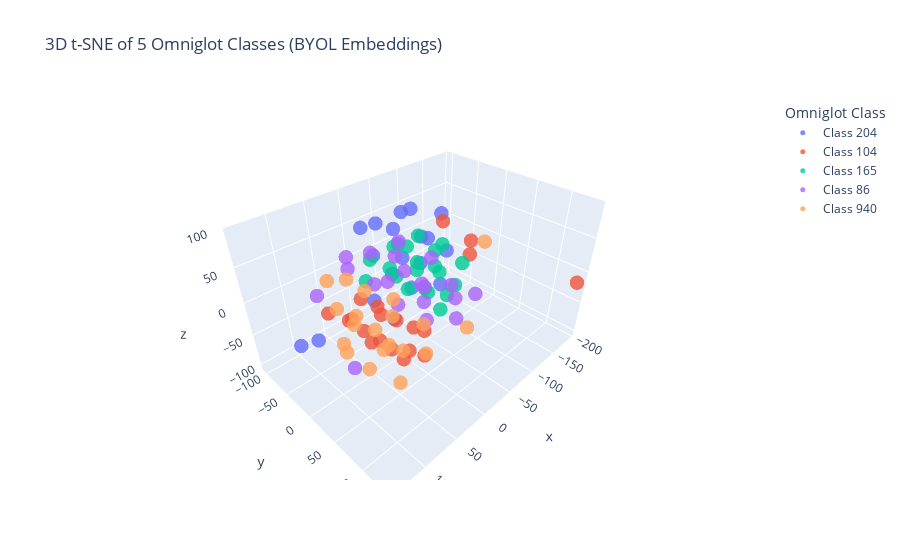

Notebook code cell kept with this figure:
### Code cell
import plotly.express as px
import pandas as pd

# Create a dataframe for easier plotting
df = pd.DataFrame({
    'x': X_3d[:, 0],
    'y': X_3d[:, 1],
    'z': X_3d[:, 2],
    'class': y
})

# Filter only selected class labels (5 classes)
df = df[df['class'].isin(selected_classes)]

# Map original class labels to consistent string labels
label_map = {label: f"Class {label}" for label in selected_classes}
df['class'] = df['class'].map(label_map)

# Create interactive 3D scatter plot
fig = px.scatter_3d(df, x='x', y='y', z='z',
                    color='class',
                    title="3D t-SNE of 5 Omniglot Classes (BYOL Embeddings)",
                    labels={"class": "Omniglot Class"},
                    opacity=0.8)

fig.update_traces(marker=dict(size=5))
fig.show()

### Figure 1 — Plotly figure (JSON) as saved in the notebook; plotly's stock layout.template omitted (floating-point values rounded to 4 significant figures)
{"data": [{"hovertemplate": "Omniglot Class=Class 204<br>x=%{x}<br>y=%{y}<br>z=%{z}<extra></extra>", "legendgroup": "Class 204", "marker": {"color": "#636efa", "opacity": 0.8, "size": 5, "symbol": "circle"}, "mode": "markers", "name": "Class 204", "scene": "scene", "showlegend": true, "type": "scatter3d", "x": [-24.54, -24.31, -41.36, -9.257, -10.83, -58.63, -20.0, -61.31, -47.47, -38.11, -35.71, -2.677, -5.169, 102.1, -44.14, 139.3, -27.37, -21.14, -79.06, -72.09], "y": [-21.67, -42.54, 6.662, -52.05, -86.19, -41.64, -23.7, -25.05, 23.5, -37.12, -0.4811, -52.97, -20.14, -35.8, -60.06, -5.939, -8.799, -81.5, -6.811, 10.16], "z": [90.0, -83.5, 59.48, 69.58, 50.38, 76.21, 47.68, 41.76, -2.601, 14.54, 23.66, 26.09, 12.3, -41.03, 46.07, -7.012, -14.13, -70.11, 74.79, 31.08]}, {"hovertemplate": "Omniglot Class=Class 104<br>x=%{x}<br>y=%{y}<br>z=%{z}<extra></extra>", "legendgroup": "Class 104", "marker": {"color": "#EF553B", "opacity": 0.8, "size": 5, "symbol": "circle"}, "mode": "markers", "name": "Class 104", "scene": "scene", "showlegend": true, "type": "scatter3d", "x": [-60.65, -2.908, 29.48, 46.36, 37.39, 23.54, -36.79, -41.98, 27.7, 26.96, 33.36, -8.501, -5.379, -16.72, 6.395, 42.92, 60.93, 9.171, 65.44, -191.9], "y": [57.37, 39.74, -9.85, 12.58, -64.61, 6.06, 35.05, 72.53, -45.78, -31.73, 39.91, 4.884, 36.69, 5.322, -33.17, -24.19, -21.42, 0.9706, -67.27, 136.4], "z": [50.04, -85.5, -15.1, -45.94, -63.98, -79.36, 93.82, 81.76, -23.05, -89.42, -67.33, -103.6, -46.78, -66.77, -53.7, -54.68, -23.41, -42.13, -37.58, -15.61]}, {"hovertemplate": "Omniglot Class=Class 165<br>x=%{x}<br>y=%{y}<br>z=%{z}<extra></extra>", "legendgroup": "Class 165", "marker": {"color": "#00cc96", "opacity": 0.8, "size": 5, "symbol": "circle"}, "mode": "markers", "name": "Class 165", "scene": "scene", "showlegend": true, "type": "scatter3d", "x": [-89.0, -63.35, -6.985, -61.18, -96.48, -78.91, -58.57, -124.2, -66.25, -96.66, -65.64, -109.1, -41.81, -91.5, -94.47, -122.5, -79.65, -25.67, -104.3, -99.02], "y": [12.5, -55.18, -79.04, -80.13, -70.31, -16.27, -88.11, -59.45, -22.95, -46.92, 7.794, -31.14, -54.81, -62.11, -89.42, -4.462, -52.3, -90.6, -31.35, -10.47], "z": [-29.63, -57.29, -27.94, 4.28, -46.31, -7.666, -34.13, -19.12, -41.53, -75.73, -61.6, 8.625, -24.92, 17.15, -12.61, -16.41, -17.32, -6.18, -35.44, -63.53]}, {"hovertemplate": "Omniglot Class=Class 86<br>x=%{x}<br>y=%{y}<br>z=%{z}<extra></extra>", "legendgroup": "Class 86", "marker": {"color": "#ab63fa", "opacity": 0.8, "size": 5, "symbol": "circle"}, "mode": "markers", "name": "Class 86", "scene": "scene", "showlegend": true, "type": "scatter3d", "x": [9.885, 114.4, 46.49, 42.04, -12.68, 1.394, -55.55, 36.59, -2.625, 41.96, 10.23, 23.1, 31.28, 31.83, -24.6, 1.746, 81.9, 30.19, 82.54, 6.197], "y": [52.43, 0.4296, -40.04, 41.49, 81.62, 90.68, 73.8, -3.595, 38.82, 27.43, 12.04, 68.94, -14.1, 70.3, 62.03, 54.64, 4.528, 29.74, 13.36, 15.65], "z": [35.86, 50.15, 34.16, 84.38, -5.506, 35.56, 3.653, 24.78, 0.893, 45.95, 77.48, 5.127, 60.8, 59.25, 26.09, 71.09, -73.12, 9.558, 88.44, 38.09]}, {"hovertemplate": "Omniglot Class=Class 940<br>x=%{x}<br>y=%{y}<br>z=%{z}<extra></extra>", "legendgroup": "Class 940", "marker": {"color": "#FFA15A", "opacity": 0.8, "size": 5, "symbol": "circle"}, "mode": "markers", "name": "Class 940", "scene": "scene", "showlegend": true, "type": "scatter3d", "x": [85.35, 82.33, 54.63, 92.56, 88.48, 55.84, 101.0, 86.84, 39.18, 87.4, 54.11, 67.54, 117.7, 96.58, 110.8, -44.31, 63.99, -106.5, 77.41, 75.13], "y": [67.8, 39.35, 99.47, 49.72, 28.79, 96.87, 17.67, 93.94, -103.4, -9.175, 62.86, 32.07, 48.51, 90.89, 56.71, 73.53, 58.94, 43.48, 77.96, -2.33], "z": [0.3438, 59.8, -4.206, -35.44, 25.12, 34.67, -13.37, -27.89, -17.1, 13.13, -24.57, -4.525, 5.181, 28.77, 42.34, -42.81, 28.08, 43.47, 66.93, 50.48]}], "layout": {"legend": {"title": {"text": "Omniglot Class"}, "tracegroupgap": 0}, "scene": {"domain": {"x": [0, 1], "y": [0, 1]}, "xaxis": {"title": {"text": "x"}}, "yaxis": {"title": {"text": "y"}}, "zaxis": {"title": {"text": "z"}}}, "title": {"text": "3D t-SNE of 5 Omniglot Classes (BYOL Embeddings)"}}}
